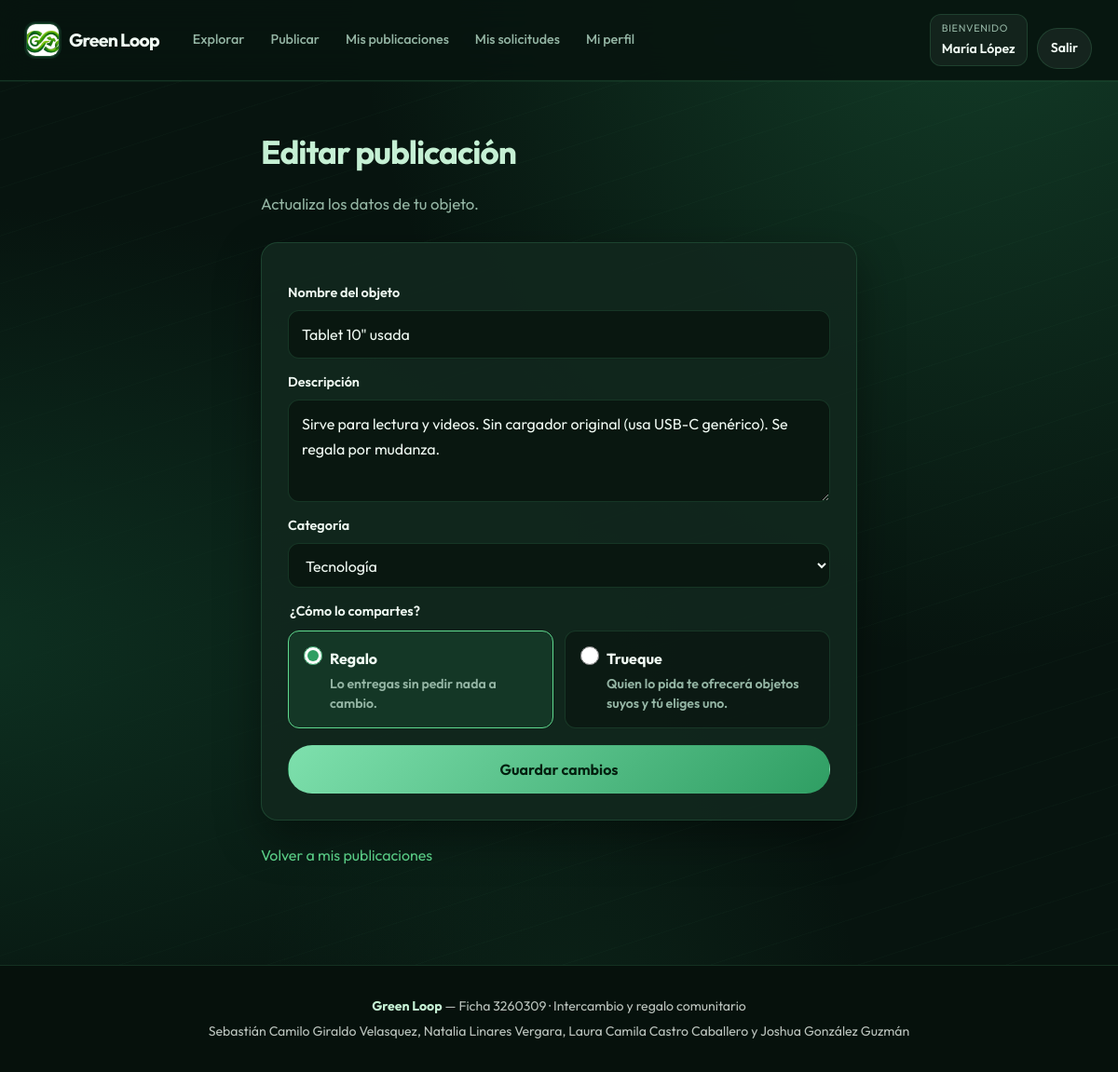
Page /editar_publicacion.php?id=9 (signed in) on the committed database.
### tables this page shows
CREATE TABLE productos (
  id_producto INT UNSIGNED AUTO_INCREMENT PRIMARY KEY,
  id_usuario INT UNSIGNED NOT NULL,
  nombre VARCHAR(100) NOT NULL,
  descripcion TEXT NOT NULL,
  categoria VARCHAR(50) NOT NULL,
  tipo_publicacion VARCHAR(30) NOT NULL,
  imagen VARCHAR(255) NULL,
  disponible TINYINT(1) NOT NULL DEFAULT 1,
  fecha_publicacion TIMESTAMP DEFAULT CURRENT_TIMESTAMP,
  FOREIGN KEY (id_usuario) REFERENCES usuarios(id_usuario)
    ON DELETE CASCADE
);

### includes/funciones.php (called while the page is built, shortened)
<?php
function e($texto) {
    return htmlspecialchars((string)$texto, ENT_QUOTES, "UTF-8");
}

### editar_publicacion.php (the view, shortened to what this page needs)
<?php
require_once __DIR__ . "/includes/conexion.php";
require_once __DIR__ . "/includes/funciones.php";
$idUsuario = (int) $_SESSION["usuario"];
$idProducto = (int) ($_POST["id_producto"] ?? $_GET["id"] ?? 0);
$stmt = $mysqli->prepare(
    "SELECT nombre, descripcion, categoria, tipo_publicacion
     FROM productos
     WHERE id_producto = ? AND id_usuario = ?"
);
$stmt->bind_param("ii", $idProducto, $idUsuario);
$stmt->execute();
$producto = $stmt->get_result()->fetch_assoc();
$categorias = ["Ropa", "Libros", "Tecnología", "Hogar", "Juguetes", "Otros"];
require __DIR__ . "/includes/header.php";
?>
<section class="auth-wrap form-ancho">
    <div class="pagina-titulo">
        <h2>Editar publicación</h2>
        <p>Actualiza los datos de tu objeto.</p>
    </div>
    <form method="post">
        <label>Nombre del objeto</label>
        <input type="text" name="nombre" maxlength="100"
               value="<?= e($producto["nombre"]) ?>" required>
        <label>Descripción</label>
        <textarea name="descripcion" required><?= e($producto["descripcion"]) ?></textarea>
        <label>Categoría</label>
        <select name="categoria" required>
            <?php foreach ($categorias as $cat): ?>
                <option value="<?= e($cat) ?>"
                    <?= $producto["categoria"] === $cat ? "selected" : "" ?>>
                    <?= e($cat) ?>
                </option>
            <?php endforeach; ?>
        </select>
        <fieldset class="tipo-selector">
            <legend>¿Cómo lo compartes?</legend>
            <div class="tipo-opciones">
                <label class="tipo-opcion es-regalo">
                    <input
                        type="radio"
                        name="tipo_publicacion"
                        value="regalo"
                        <?= $producto["tipo_publicacion"] === "regalo" ? "checked" : "" ?>
                    >
                    <span class="tipo-opcion-titulo">Regalo</span>
                    <span class="tipo-opcion-texto">Lo entregas sin pedir nada a cambio.</span>
                </label>
                <label class="tipo-opcion es-trueque">
                    <input
                        type="radio"
                        name="tipo_publicacion"
                        value="intercambio"
                        <?= $producto["tipo_publicacion"] === "intercambio" ? "checked" : "" ?>
                    >
                    <span class="tipo-opcion-titulo">Trueque</span>
                    <span class="tipo-opcion-texto">Quien lo pida te ofrecerá objetos suyos y tú eliges uno.</span>
                </label>
            </div>
        </fieldset>
        <button type="submit">Guardar cambios</button>
    </form>
    <p><a href="mis_publicaciones.php">Volver a mis publicaciones</a></p>
</section>
<?php require __DIR__ . "/includes/footer.php"; ?>

### rows in the picture
productos: nombre "Tablet 10\" usada", descripcion "Sirve para lectura y videos. Sin cargador original (usa USB-C genérico). Se regala por mudanza.", tipo_publicacion "☑ Regalo Lo entregas sin pedir n", tipo_publicacion "☐ Trueque Quien lo pida te ofrec"

### other values in the picture
$_SESSION["nombre"] "María López"
form field categoria "Tecnología"
